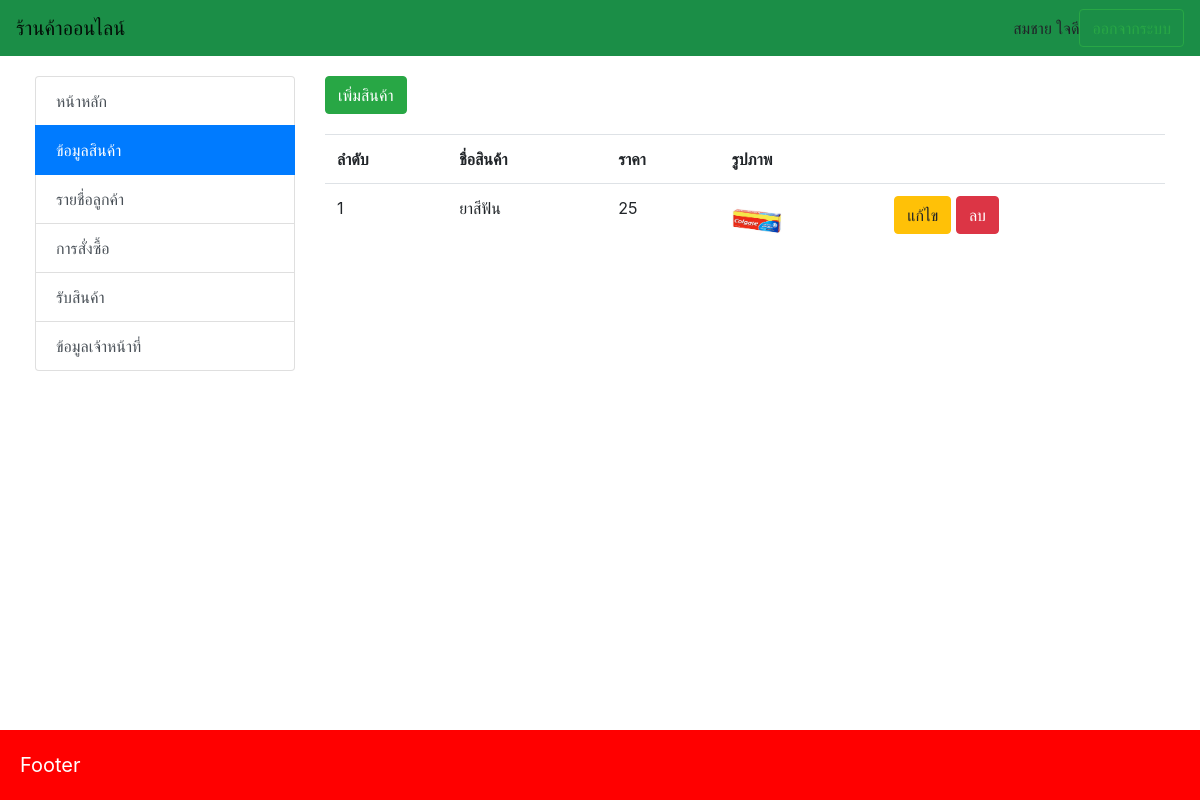
The page /?page=product (signed in) on the database as committed earlier.
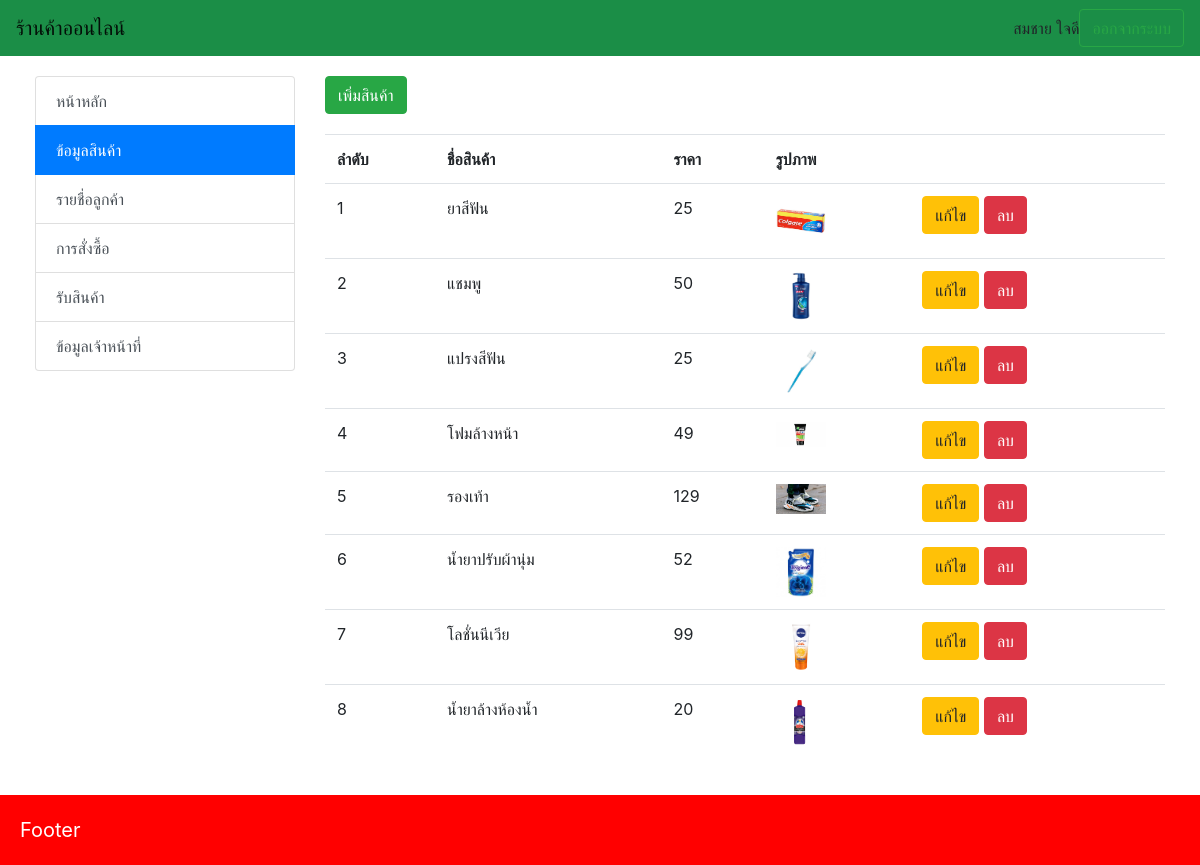
The same page on the database as committed later.
### tables this page shows
CREATE TABLE `product` (
  `product_id` int(11) NOT NULL,
  `product_name` varchar(200) NOT NULL,
  `price` float NOT NULL,
  `img` varchar(100) NOT NULL
);

### pages/product.php (the view, shortened to what this page needs)
<div style="margin-bottom: 20px;">
    <a href="./?page=product-add" class="btn btn-success">เพิ่มสินค้า</a>
</div>
<table class="table">
    <tr>
        <th>ลำดับ</th>
        <th>ชื่อสินค้า</th>
        <th>ราคา</th>
        <th>รูปภาพ</th>
        <th></th>
    </tr>
    <?php
        $sql = "SELECT * FROM product";
        $result = $conn->query($sql);
        $order = 1;
        while($row = $result->fetch_assoc()) {
            echo '
                <tr>
                    <td>'.$order.'</td>
                    <td>'.$row["product_name"].'</td>
                    <td>'.$row["price"].'</td>
                    <td>
                        <img width="50" src="files/product/'.$row["img"].'?time='.time().'">
                    </td>
                    <td>
                        <a href="./?page=product-edit&product_id='.$row["product_id"].'" class="btn btn-warning">แก้ไข</a>
                        <form action="" method="post" class="d-inline" onSubmit="return confirmDel()">
                            <button type="submit" name="btn-del" value="'.$row["product_id"].'" class="btn btn-danger">ลบ</button>
                        </form>
                    </td>
                </tr>
            ';
            $order++;
        }
    ?>
</table>

### index.php (shortened to what this page needs)
<?php
	include_once("php/autoload.php");
	$sql = "
		SELECT *
		FROM admin
		WHERE username='".$_SESSION["username"]."'
			AND password='".$_SESSION["password"]."'
	";
	$result = $conn->query($sql);
	$admin = $result->fetch_assoc();
	if( isset($_GET["page"]) )
		$page = $_GET["page"];
	else
		$page = "home";
?>
<!DOCTYPE html>
<html>
<head>
	<link rel="stylesheet" href="lib/bootstrap-4.3.1-dist/css/bootstrap.min.css">
	<link rel="stylesheet" href="index.css">
</head>
<body>
	<?php include('master/header.php'); ?>
	<div id="body">
		<div class="container-fluid">
			<div class="row">
				<div class="col-md-3">
					<div class="list-group">
						<a href="./" class="list-group-item list-group-item-action <?php if($page=="home") echo 'active'; ?>">หน้าหลัก</a>
						<a href="./?page=product" class="list-group-item list-group-item-action <?php if($page=="product"||$page=="product-add"||$page=="product-edit") echo 'active'; ?>">ข้อมูลสินค้า</a>
						<a href="./?page=member" class="list-group-item list-group-item-action <?php if($page=="member") echo 'active'; ?>">รายชื่อลูกค้า</a>
						<a href="./?page=order" class="list-group-item list-group-item-action <?php if($page=="order") echo 'active'; ?>">การสั่งซื้อ</a>
						<a href="./?page=receive" class="list-group-item list-group-item-action <?php if($page=="receive"||$page=="receive-add") echo 'active'; ?>">รับสินค้า</a>
						<a href="./?page=admin" class="list-group-item list-group-item-action <?php if($page=="admin") echo 'active'; ?>">ข้อมูลเจ้าหน้าที่</a>
					</div>
				</div>
				<div class="col-md-9">
					<?php
						$file = "pages/".$page.'.php';
						if( is_file($file) ) {
							include($file);
						} else {
							include("pages/pagenotfound.php");
						}
					?>
				</div>
			</div>
		</div>
	</div>
	<?php include('master/footer.php'); ?>
</body>
</html>

### master/header.php (shortened to what this page needs)
<nav id="header" class="navbar navbar-expand-lg navbar-light" style="background-color: #1b8e47;">
    <a class="navbar-brand" href="#">ร้านค้าออนไลน์</a>
    <div class="collapse navbar-collapse" id="navbarSupportedContent">
        <form class="form-inline my-2 my-lg-0">
            <div><?php echo $admin["admin_name"]; ?> <?php echo $admin["admin_lname"]; ?></div>
            <a href="./logout.php" class="btn btn-outline-success my-2 my-sm-0">ออกจากระบบ</a>
        </form>
    </div>
</nav>

### master/footer.php
<div id="footer">
    Footer
</div>

### index.css (style rules this page uses)
html { position: relative; min-height: 100%; }
body { padding-bottom: 70px; }
#body { padding: 20px; }
#footer { position: absolute; bottom: 0px; width: 100%; background-color: red; color: #fff; font-size: 20px; padding: 20px; }

Rows that differ between the two databases and show on the page:
added product: product_name "แชมพู", price "50", img (picture)
added product: product_name "แปรงสีฟัน", price "25", img (picture), $row["product_id"] 4 (drawn)
added product: product_name "โฟมล้างหน้า", price "49", img (picture), $row["product_id"] 5 (drawn)
added product: product_name "รองเท้า", price "129", img (picture), $row["product_id"] 6 (drawn)
added product: product_name "น้ำยาปรับผ้านุ่ม", price "52", img (picture), $row["product_id"] 7 (drawn)
added product: product_name "โลชั่นนีเวีย", price "99", img (picture), $row["product_id"] 11 (drawn)
added product: product_name "น้ำยาล้างห้องน้ำ", price "20", img (picture), $row["product_id"] 13 (drawn)
